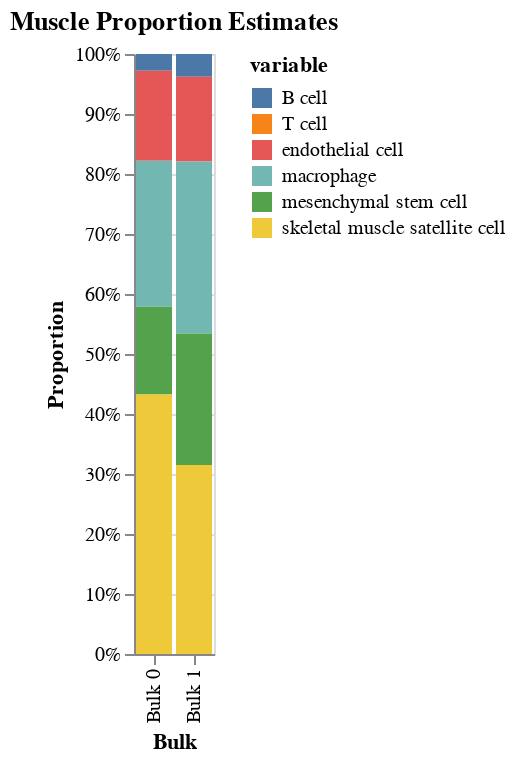

Write notebook code for a chart like this one.
### Code cell
model.plot_proportions('stacked').properties(title="Muscle Proportion Estimates")

### Figure 1 — Vega-Lite specification as saved in the notebook (floating-point values rounded to 4 significant figures)
{"config": {"view": {"continuousWidth": 400, "continuousHeight": 300}}, "data": {"name": "data-b398056dd27383b737f22929a317be1d"}, "mark": "bar", "encoding": {"color": {"type": "nominal", "field": "variable"}, "x": {"type": "nominal", "axis": {"title": "Bulk"}, "field": "index"}, "y": {"type": "quantitative", "aggregate": "sum", "axis": {"title": "Proportion"}, "field": "value", "stack": "normalize"}}, "title": "Muscle Proportion Estimates", "$schema": "https://vega.github.io/schema/vega-lite/v4.8.1.json", "datasets": {"data-b398056dd27383b737f22929a317be1d": [{"index": "Bulk 0", "variable": "B cell", "value": 0.02796}, {"index": "Bulk 1", "variable": "B cell", "value": 0.03786}, {"index": "Bulk 0", "variable": "T cell", "value": 0.0}, {"index": "Bulk 1", "variable": "T cell", "value": 0.0}, {"index": "Bulk 0", "variable": "endothelial cell", "value": 0.15}, {"index": "Bulk 1", "variable": "endothelial cell", "value": 0.1413}, {"index": "Bulk 0", "variable": "macrophage", "value": 0.2434}, {"index": "Bulk 1", "variable": "macrophage", "value": 0.2866}, {"index": "Bulk 0", "variable": "mesenchymal stem cell", "value": 0.1464}, {"index": "Bulk 1", "variable": "mesenchymal stem cell", "value": 0.2192}, {"index": "Bulk 0", "variable": "skeletal muscle satellite cell", "value": 0.4323}, {"index": "Bulk 1", "variable": "skeletal muscle satellite cell", "value": 0.315}]}}
